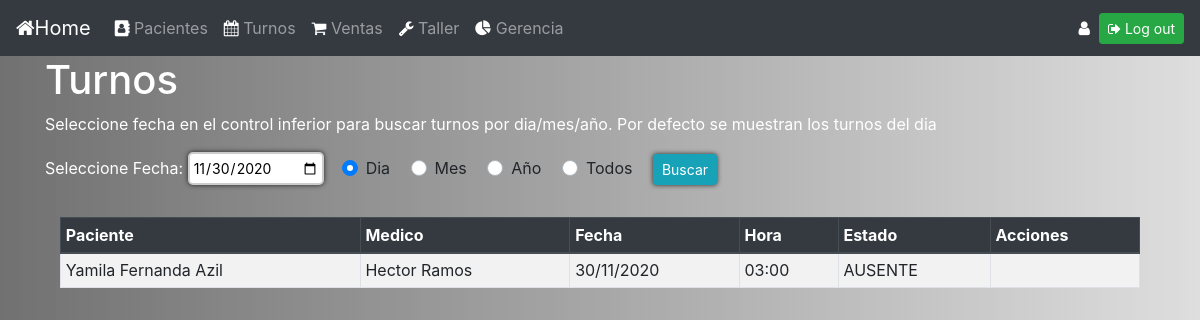
/turnos (signed in), run on the app's committed database.
### gestion_consultorio/models.py (models this page shows)
class turno(models.Model):
    id_paciente = models.ForeignKey(paciente, on_delete=models.CASCADE)
    fecha_turno =  models.DateField()
    hora_turno =  models.TimeField()
    id_medico = models.ForeignKey(medico, on_delete=models.CASCADE)
    estado_turno = models.CharField(max_length=32, default='PENDIENTE', choices=[('PENDIENTE','pendiente'),('AUSENTE','ausente'),('ATENDIDO','atendido')])

class paciente(models.Model):
    nombre = models.CharField(max_length=64)
    apellido = models.CharField(max_length=64)
    def __str__(self):
        return f"{self.nombre} {self.apellido}"

class medico(models.Model):
    nombre = models.CharField(max_length=64)
    apellido = models.CharField(max_length=64)
    def __str__(self):
        return f"{self.nombre} {self.apellido}"

### gestion_consultorio/views.py (the view, shortened to what this page needs)
# urls.py: path('turnos', views.turnos, name='turnos'),
@login_required(login_url='login_view')
@user_passes_test(acceso_turnos, login_url='errorpermisos')
def turnos(request):
    hoy=datetime.date.today()
    fecha_filtro = {'fecha_turno': hoy}
    usuario = None
    if request.user.is_authenticated:
        usuario_nombre = request.user.first_name
        usuario_apellido = request.user.last_name
        try:
            medico_filtro=medico.objects.get(nombre=usuario_nombre,apellido=usuario_apellido)
            consulta = turno.objects.filter(id_medico=medico_filtro).filter(**fecha_filtro).order_by('fecha_turno','hora_turno')
        except:
            consulta = turno.objects.filter(**fecha_filtro).order_by('fecha_turno','hora_turno')
    return render(request,"turnos.html", {"medicos":medico.objects.all(),"turnos": consulta})

### gestion_consultorio/views.py (called while the page is built)
def acceso_turnos(user):
    return user.groups.filter(name__in=['Medicos','Secretarias']).exists()

### gestion_consultorio/templates/turnos.html (shortened to what this page needs)
{% extends "layout.html" %}
{% block body %}
<div class="container">
  <h1 style="color:white">Turnos</h1>
  <p style="color:white">Seleccione fecha en el control inferior para buscar turnos por dia/mes/año. Por defecto se muestran los turnos del dia</p>
</div>
<div class="container">
  <form action="{% url 'turnos' %}" method="post">
  <label style="color:white;">Seleccione Fecha: <input type="date" name="fecha" id="input_fecha"></label>&nbsp;&nbsp;&nbsp;
  <div class="custom-control custom-radio custom-control-inline">
    <label class="custom-control-label" for="customRadioInline1">Dia</label>
  </div>
  <div class="custom-control custom-radio custom-control-inline">
    <label class="custom-control-label" for="customRadioInline2">Mes</label>
  </div>
  <div class="custom-control custom-radio custom-control-inline">
    <label class="custom-control-label" for="customRadioInline3">Año</label>
  </div>
  <div class="custom-control custom-radio custom-control-inline">
    <label class="custom-control-label" for="customRadioInline4">Todos</label>
  </div>
  <input type="submit" value="Buscar" class="btn btn-info btn-sm">
  </form>
</div>
<br>
<div class="container">
<div id="div1" class ="col-md-12">
        <table border="1" class="table table-striped table-bordered bg-white table-sm">
            <thead class="thead-dark">
                <tr>
                    <th scope="col">Paciente</th>
                    <th scope="col">Medico</th>
                    <th scope="col">Fecha</th>
                    <th scope="col">Hora</th>
                    <th scope="col">Estado</th>
                    <th scope="col">Acciones</th>
                </tr>
              </thead>
            <tbody>
                {% for unTurno in turnos %}
                <tr>
                    <td style="display:none;">{{unTurno.id}}
                    <td>{{unTurno.id_paciente}}</td>
                    <td>{{unTurno.id_medico}}</td>
                    <td>{{unTurno.fecha_turno|date:"d/m/Y"}}</td>
                    <td>{{unTurno.hora_turno|time:"H:i"}}</td>
                    <td>{{unTurno.estado_turno}}</td>
                    <td>
                    </td>
                </tr>
            {% endfor %}
            </tbody>
        </table>
    </div>
</div>
{% endblock %}

### gestion_consultorio/static/css/estilos.css (style rules this page uses)
body { background: #717171; background: -moz-linear-gradient(left, #717171 0%, #B3B3B3 61%, #DEDEDE 100%); background: -webkit-linear-gradient(left, #717171 0%, #B3B3B3 61%, #DEDEDE 100%); background: linear-gradient(to right, #717171 0%, #B3B3B3 61%, #DEDEDE 100%); }
#div1 { overflow-y: scroll; overflow-x: hidden; height:400px; width: 100%; }
td { margin: 0 auto; }
input { border-color:#cccccc; border-style:solid; padding:3px; border-width:2px; border-radius:5px; box-shadow: 0px 0px 5px 0px rgba(0, 0, 0, 0.75); font-size:14px; }

### data on the page
turno: id_paciente "Yamila Fernanda Azil", id_medico "Hector Ramos", fecha_turno "30/11/2020", hora_turno "03:00", estado_turno "AUSENTE"
